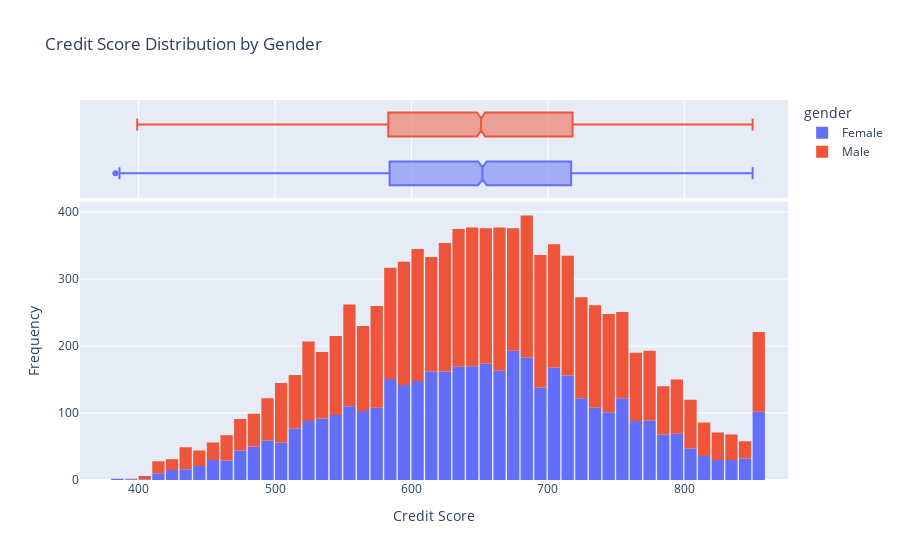

The cell this chart's notebook holds for it:
### Code cell
fig = px.histogram(
    df, 
    x='credit_score', 
    color='gender', 
    nbins=50, 
    title="Credit Score Distribution by Gender",
    labels={'credit_score': 'Credit Score', 'count': 'Frequency'},
    marginal="box", 
)

fig.update_layout(
    xaxis_title="Credit Score",
    yaxis_title="Frequency",
    bargap=0.1
)

fig.show()

### Figure 1 — Plotly figure (JSON) as saved in the notebook; plotly's stock layout.template omitted (floating-point values rounded to 4 significant figures; data arrays with more than 128 entries replaced by an {"elided": "..."} marker saying what was removed)
{"data": [{"bingroup": "x", "hovertemplate": "gender=Female<br>Credit Score=%{x}<br>count=%{y}<extra></extra>", "legendgroup": "Female", "marker": {"color": "#636efa", "pattern": {"shape": ""}}, "name": "Female", "nbinsx": 50, "orientation": "v", "showlegend": true, "type": "histogram", "x": {"elided": "4332 int values"}, "xaxis": "x", "yaxis": "y"}, {"hovertemplate": "gender=Female<br>Credit Score=%{x}<extra></extra>", "legendgroup": "Female", "marker": {"color": "#636efa"}, "name": "Female", "notched": true, "showlegend": false, "type": "box", "x": {"elided": "4332 int values"}, "xaxis": "x2", "yaxis": "y2"}, {"bingroup": "x", "hovertemplate": "gender=Male<br>Credit Score=%{x}<br>count=%{y}<extra></extra>", "legendgroup": "Male", "marker": {"color": "#EF553B", "pattern": {"shape": ""}}, "name": "Male", "nbinsx": 50, "orientation": "v", "showlegend": true, "type": "histogram", "x": {"elided": "5236 int values"}, "xaxis": "x", "yaxis": "y"}, {"hovertemplate": "gender=Male<br>Credit Score=%{x}<extra></extra>", "legendgroup": "Male", "marker": {"color": "#EF553B"}, "name": "Male", "notched": true, "showlegend": false, "type": "box", "x": {"elided": "5236 int values"}, "xaxis": "x2", "yaxis": "y2"}], "layout": {"bargap": 0.1, "barmode": "relative", "legend": {"title": {"text": "gender"}, "tracegroupgap": 0}, "title": {"text": "Credit Score Distribution by Gender"}, "xaxis": {"anchor": "y", "domain": [0, 1], "title": {"text": "Credit Score"}}, "xaxis2": {"anchor": "y2", "domain": [0, 1], "matches": "x", "showgrid": true, "showticklabels": false}, "yaxis": {"anchor": "x", "domain": [0, 0.7326], "title": {"text": "Frequency"}}, "yaxis2": {"anchor": "x2", "domain": [0.7426, 1], "matches": "y2", "showgrid": false, "showline": false, "showticklabels": false, "ticks": ""}}}
